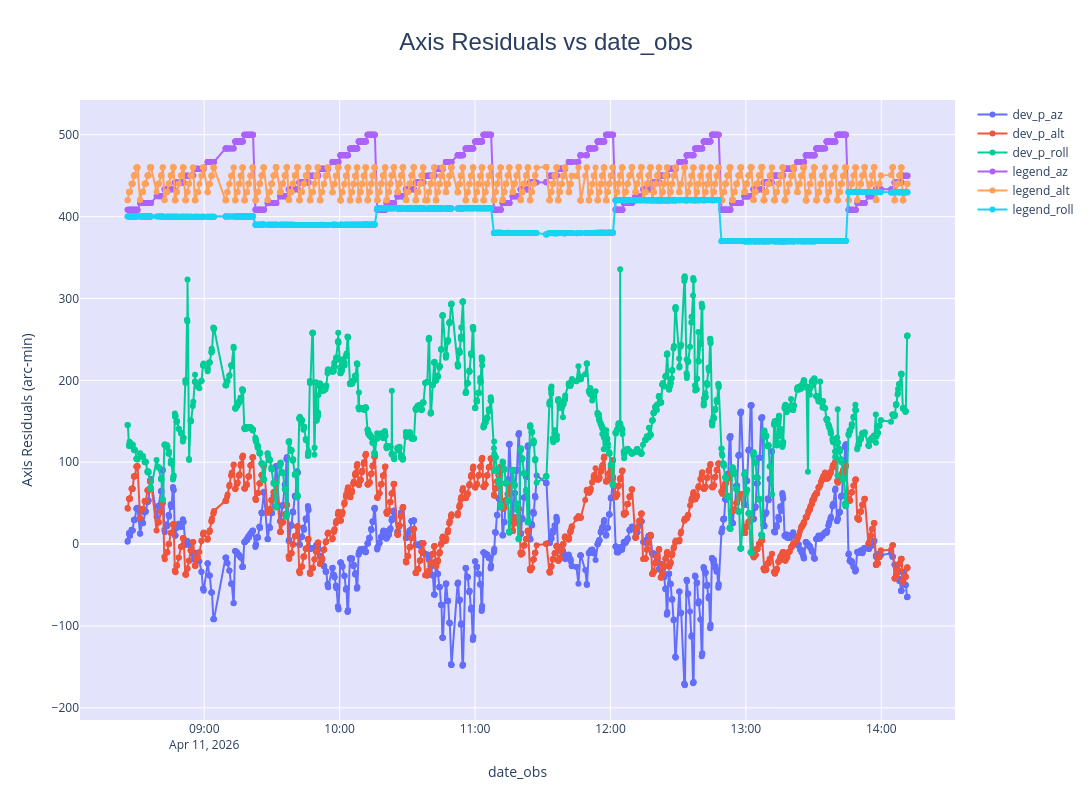

Notebook source saved alongside this figure:
### Markdown cell above
# Review of Collected Data and Residuals

### Code cell
fig = go.Figure()
legend_offset = 400
d['legend_az'] = d['p_az']/360*100 + legend_offset
d['legend_alt'] = d['p_alt'] + legend_offset
d['legend_roll'] = d['p_roll'] + legend_offset
xfield='date_obs'
for yfield in ['dev_p_az','dev_p_alt','dev_p_roll', 'legend_az', 'legend_alt', 'legend_roll']:
    fig.add_trace(go.Scatter(
        x=d[xfield], y=d[yfield], 
        mode='markers+lines', name=yfield,
        marker=dict(size=6),
    ))

fig.update_layout(
    title=dict(text=f'Axis Residuals vs {xfield}', x=0.5, font=dict(size=24, family='Arial')),
    xaxis_title=f'{xfield}', yaxis_title=f'Axis Residuals (arc-min)', 
    plot_bgcolor='rgba(200, 200, 250, 0.5)',
    hovermode='x unified',
    height=800, width=1400
)

fig.show()

### Figure 1 — Plotly figure (JSON) as saved in the notebook; plotly's stock layout.template omitted (floating-point values rounded to 4 significant figures; data arrays with more than 128 entries replaced by an {"elided": "..."} marker saying what was removed)
{"data": [{"marker": {"size": 6}, "mode": "markers+lines", "name": "dev_p_az", "type": "scatter", "x": {"elided": "1762 str values"}, "y": {"elided": "1762 float values"}}, {"marker": {"size": 6}, "mode": "markers+lines", "name": "dev_p_alt", "type": "scatter", "x": {"elided": "1762 str values"}, "y": {"elided": "1762 float values"}}, {"marker": {"size": 6}, "mode": "markers+lines", "name": "dev_p_roll", "type": "scatter", "x": {"elided": "1762 str values"}, "y": {"elided": "1762 float values"}}, {"marker": {"size": 6}, "mode": "markers+lines", "name": "legend_az", "type": "scatter", "x": {"elided": "1762 str values"}, "y": {"elided": "1762 float values"}}, {"marker": {"size": 6}, "mode": "markers+lines", "name": "legend_alt", "type": "scatter", "x": {"elided": "1762 str values"}, "y": {"elided": "1762 float values"}}, {"marker": {"size": 6}, "mode": "markers+lines", "name": "legend_roll", "type": "scatter", "x": {"elided": "1762 str values"}, "y": {"elided": "1762 float values"}}], "layout": {"height": 800, "hovermode": "x unified", "plot_bgcolor": "rgba(200, 200, 250, 0.5)", "title": {"font": {"family": "Arial", "size": 24}, "text": "Axis Residuals vs date_obs", "x": 0.5}, "width": 1400, "xaxis": {"title": {"text": "date_obs"}}, "yaxis": {"title": {"text": "Axis Residuals (arc-min)"}}}}
